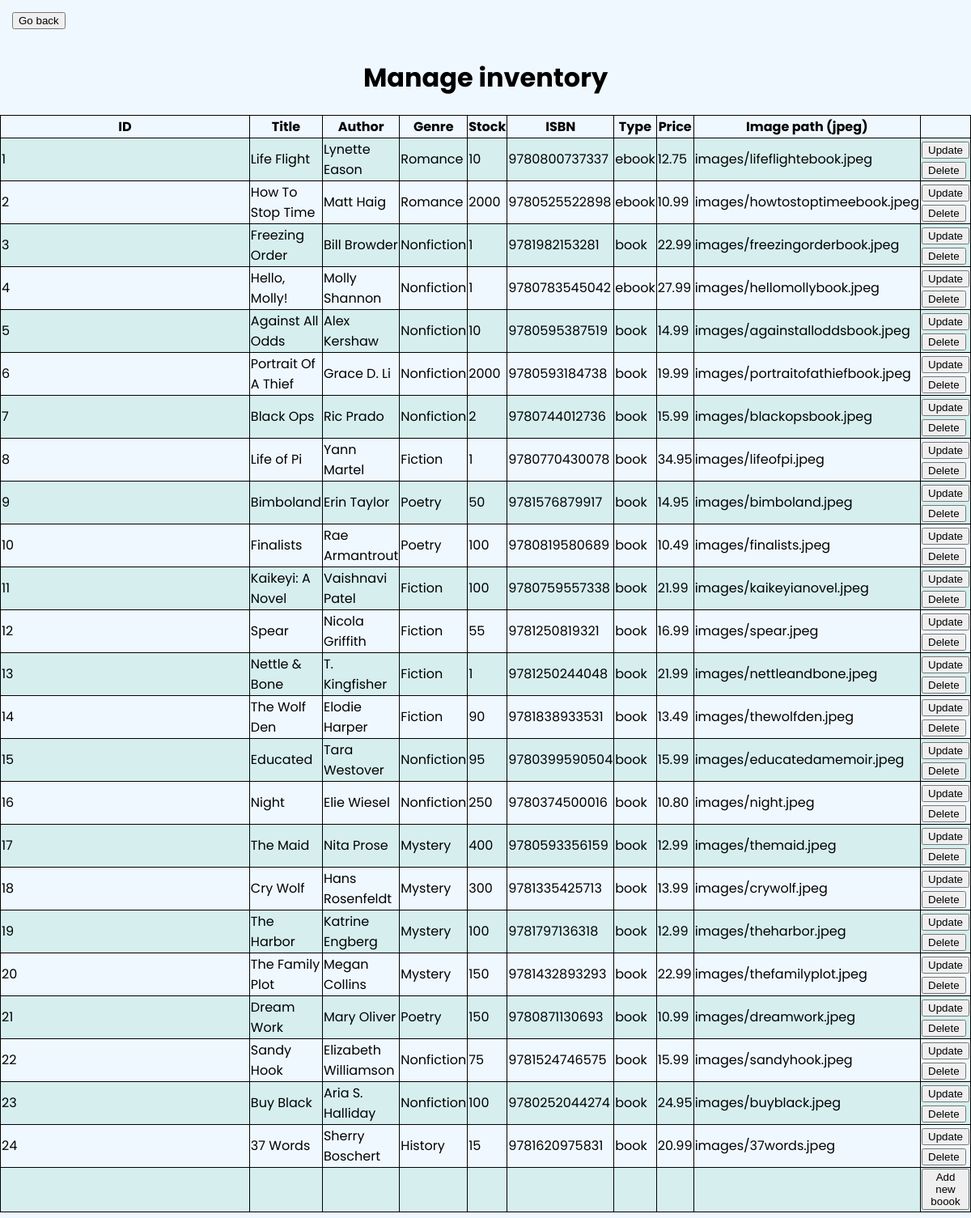
The page /manageInventory.php (signed in) on the database its author committed.
### tables this page shows
CREATE TABLE `products` (
  `productID` int(11) NOT NULL,
  `categoryID` int(11) DEFAULT NULL,
  `productCode` varchar(10) DEFAULT NULL,
  `productName` varchar(255) DEFAULT NULL,
  `author` varchar(100) NOT NULL,
  `ISBN` text NOT NULL,
  `listPrice` decimal(10,2) DEFAULT NULL,
  `stock` int(11) NOT NULL,
  `genre` varchar(100) NOT NULL,
  `isBestSeller` int(11) NOT NULL,
  `description` text NOT NULL,
  `imagePath` varchar(100) NOT NULL,
  `inCart` tinyint(1) NOT NULL
);

### manageInventory.php (the view, shortened to what this page needs)
<?php
	include("connection.php");
    $queryProducts = 'SELECT * FROM products WHERE categoryID = 2';
    $products = mysqli_query($con, $queryProducts);
?>
<!doctype HTML>
<html lang="english">
<head>
	<link rel="stylesheet" href="css/account.css">
	<link rel="stylesheet" href="css/manageInventory.css">
	<button onclick="location.href='vendor.php'" style="margin: 15px;">Go back</button>
	<center>
		<h1>Manage inventory</h1>
	</center>
</head>
<body>
	<div style="display:inline-block">
		<center>
			<table>
				<tr>
					<th>ID</th>
					<th>Title</th>
					<th>Author</th>
					<th>Genre</th>
					<th>Stock</th>
					<th>ISBN</th>
					<th>Type</th>
					<th>Price</th>
					<th>Image path (jpeg)</th>
					<th></th>
				</tr>
				<?php foreach ($products as $product) : ?>
				<tr>
					<td id="id<?php echo $product['productID']?>">
						<?php echo $product['productID']?>
					</td>
					<td id="title<?php echo $product['productID']?>">
						<?php echo $product['productName'] ?>
					</td>
					<td id="author<?php echo $product['productID']?>"><?php echo $product['author'] ?>
					</td>
					<td id="genre<?php echo $product['productID']?>"><?php echo $product['genre'] ?>
					</td>
					<td id="stock<?php echo $product['productID']?>"><?php echo $product['stock'] ?>
					</td>
					<td id="isbn<?php echo $product['productID']?>"><?php echo $product['ISBN'] ?>
					</td>
					<td id="type<?php echo $product['productID']?>">
						<?php echo $product['productCode'] ?>
					</td>
					<td id="price<?php echo $product['productID']?>">
						<?php echo $product['listPrice'] ?>
					</td>
					<td id="img<?php echo $product['productID']?>"><?php echo $product['imagePath'] ?>
					</td>
					<td id="buttons<?php echo $product['productID']?>">
						<button id="save<?php echo $product['productID']?>"
							onclick="location.href='updateItem.php?id=<?php echo $product['productID'] ?>'">Update
						</button> <button id="delete<?php echo $product['productID']?>"
							onclick="location.href='deleteItem.php?id=<?php echo $product['productID'] ?>'">Delete</button>
					</td>
				</tr>
				<?php endforeach?>
				<tr>
					<td></td>
					<td></td>
					<td></td>
					<td></td>
					<td></td>
					<td></td>
					<td></td>
					<td></td>
					<td></td>
					<td><button onclick="location.href='addItem.php'">Add new boook</button></td>
				</tr>
			</table>
		</center>
	</div>
</body>
</html>

### css/account.css (style rules this page uses)
body { margin: 0px; padding: 0px; font-family: poppins; background-color: aliceblue; }
* { box-sizing: border-box; }
table, th, td { border: 1px solid black; border-collapse: collapse; width: 100%; }
tr:nth-child(even) { background-color: #d6eeee; }
tr { border-bottom: 1px solid #ddd; }

### css/manageInventory.css (style rules this page uses)
table, th, td { border: 1px solid black; border-collapse: collapse; width: 100%; }
tr:nth-child(even) { background-color: #D6EEEE; }
tr { border-bottom: 1px solid #ddd; }

### rows shown on the page
products: productID "1", productName "Life Flight", author "Lynette Eason", genre "Romance", stock "10", ISBN "9780800737337", productCode "ebook", listPrice "12.75", imagePath "images/lifeflightebook.jpeg"
products: productID "2", productName "How To Stop Time", author "Matt Haig", genre "Romance", stock "2000", ISBN "9780525522898", productCode "ebook", listPrice "10.99", imagePath "images/howtostoptimeebook.jpeg"
products: productID "3", productName "Freezing Order", author "Bill Browder", genre "Nonfiction", stock "1", ISBN "9781982153281", productCode "book", listPrice "22.99", imagePath "images/freezingorderbook.jpeg"
products: productID "4", productName "Hello, Molly!", author "Molly Shannon", genre "Nonfiction", stock "1", ISBN "9780783545042", productCode "ebook", listPrice "27.99", imagePath "images/hellomollybook.jpeg"
products: productID "5", productName "Against All Odds", author "Alex Kershaw", genre "Nonfiction", stock "10", ISBN "9780595387519", productCode "book", listPrice "14.99", imagePath "images/againstalloddsbook.jpeg"
products: productID "6", productName "Portrait Of A Thief", author "Grace D. Li", genre "Nonfiction", stock "2000", ISBN "9780593184738", productCode "book", listPrice "19.99", imagePath "images/portraitofathiefbook.jpeg"
products: productID "7", productName "Black Ops", author "Ric Prado", genre "Nonfiction", stock "2", ISBN "9780744012736", productCode "book", listPrice "15.99", imagePath "images/blackopsbook.jpeg"
products: productID "8", productName "Life of Pi", author "Yann Martel", genre "Fiction", stock "1", ISBN "9780770430078", productCode "book", listPrice "34.95", imagePath "images/lifeofpi.jpeg"
products: productID "9", productName "Bimboland", author "Erin Taylor", genre "Poetry", stock "50", ISBN "9781576879917", productCode "book", listPrice "14.95", imagePath "images/bimboland.jpeg"
products: productID "10", productName "Finalists", author "Rae Armantrout", genre "Poetry", stock "100", ISBN "9780819580689", productCode "book", listPrice "10.49", imagePath "images/finalists.jpeg"
products: productID "11", productName "Kaikeyi: A Novel", author "Vaishnavi Patel", genre "Fiction", stock "100", ISBN "9780759557338", productCode "book", listPrice "21.99", imagePath "images/kaikeyianovel.jpeg"
products: productID "12", productName "Spear", author "Nicola Griffith", genre "Fiction", stock "55", ISBN "9781250819321", productCode "book", listPrice "16.99", imagePath "images/spear.jpeg"
products: productID "13", productName "Nettle & Bone", author "T. Kingfisher", genre "Fiction", stock "1", ISBN "9781250244048", productCode "book", listPrice "21.99", imagePath "images/nettleandbone.jpeg"
products: productID "14", productName "The Wolf Den", author "Elodie Harper", genre "Fiction", stock "90", ISBN "9781838933531", productCode "book", listPrice "13.49", imagePath "images/thewolfden.jpeg"
products: productID "15", productName "Educated", author "Tara Westover", genre "Nonfiction", stock "95", ISBN "9780399590504", productCode "book", listPrice "15.99", imagePath "images/educatedamemoir.jpeg"
products: productID "16", productName "Night", author "Elie Wiesel", genre "Nonfiction", stock "250", ISBN "9780374500016", productCode "book", listPrice "10.80", imagePath "images/night.jpeg"
products: productID "17", productName "The Maid", author "Nita Prose", genre "Mystery", stock "400", ISBN "9780593356159", productCode "book", listPrice "12.99", imagePath "images/themaid.jpeg"
products: productID "18", productName "Cry Wolf", author "Hans Rosenfeldt", genre "Mystery", stock "300", ISBN "9781335425713", productCode "book", listPrice "13.99", imagePath "images/crywolf.jpeg"
products: productID "19", productName "The Harbor", author "Katrine Engberg", genre "Mystery", stock "100", ISBN "9781797136318", productCode "book", listPrice "12.99", imagePath "images/theharbor.jpeg"
products: productID "20", productName "The Family Plot", author "Megan Collins", genre "Mystery", stock "150", ISBN "9781432893293", productCode "book", listPrice "22.99", imagePath "images/thefamilyplot.jpeg"
products: productID "21", productName "Dream Work", author "Mary Oliver", genre "Poetry", stock "150", ISBN "9780871130693", productCode "book", listPrice "10.99", imagePath "images/dreamwork.jpeg"
products: productID "22", productName "Sandy Hook", author "Elizabeth Williamson", genre "Nonfiction", stock "75", ISBN "9781524746575", productCode "book", listPrice "15.99", imagePath "images/sandyhook.jpeg"
products: productID "23", productName "Buy Black", author "Aria S. Halliday", genre "Nonfiction", stock "100", ISBN "9780252044274", productCode "book", listPrice "24.95", imagePath "images/buyblack.jpeg"
products: productID "24", productName "37 Words", author "Sherry Boschert", genre "History", stock "15", ISBN "9781620975831", productCode "book", listPrice "20.99", imagePath "images/37words.jpeg"
